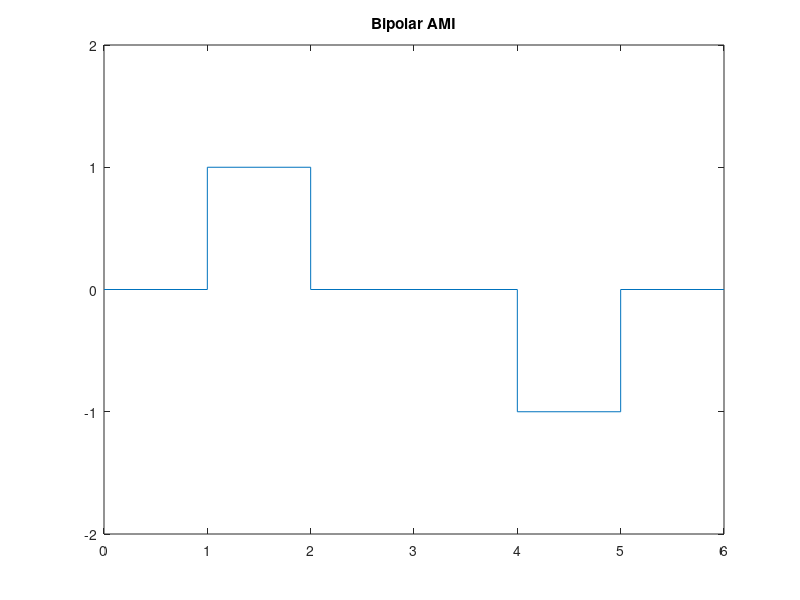

MATLAB code for this plot:
m = [0 1 0 0 1 0];
n = length(m);
x = [];
y = [];
a=1;
for i=1:n
    x=[x i-1 i];
    if(m(i)== 1)
        y=[y a a];
        a=a*(-1);
    else
        y=[y 0 0];
    end
end

plot(x,y),axis([0,n,-2,2]);
title('Bipolar AMI');
